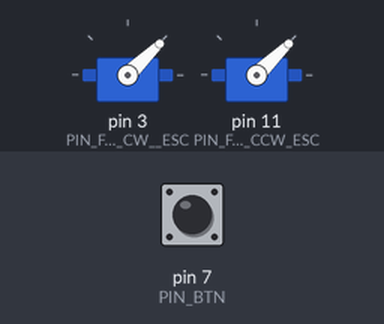
Simulated run of this sketch. Board: Arduino Uno, built with avr-gcc and run on an emulated ATmega328P. Parts: 2 × servo. Inputs (shaded band) come from the test bench; at power-on: pin 7 (PIN_BTN) HIGH.

Above: at 5.2 s.
5.3 s: pin 7 (PIN_BTN) pulled LOW for 0.15 s
At 5.5 s:
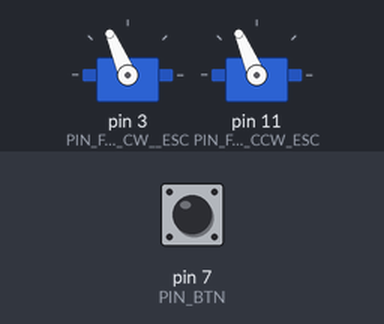
At 6.73 s:
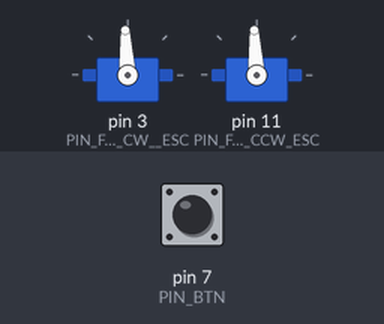
8.3 s: pin 7 (PIN_BTN) pulled LOW for 1 s
At 9.1 s:
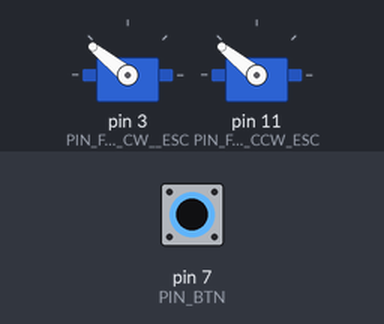
11.3 s: pin 7 (PIN_BTN) pulled LOW for 3.2 s
Timing chart, 0 to 22.0 s (numbered marks = the images above; inputs shaded):
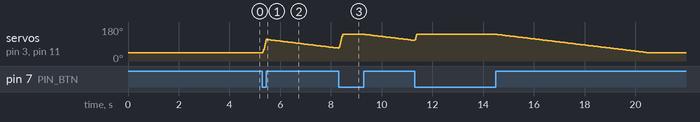

Measured:
- after the input at 5.3 s, servo on pin 3 (PIN_FW_CW__ESC), servo on pin 11 (PIN_FW_CCW_ESC): rises from 44° to 114° in 0.14 s, then falls to 68° in 2.8 s

The sketch:

Tungsten-V4.ino
```cpp
/********************************************************************************************************
* Arduino Control Brushless ESC
*
* Description
* program for controlling Brushless ESC for Nerf flywheel blasters
*
* modified 19 Feb 2019
* by TungstenEXE
*
* If you find my code useful, do support me by subscribing my YouTube Channel, thanks.
*
* My YouTube Channel Link - Nerf related
* https://www.youtube.com/Tungstenexe
*
* ESC used             - Hobbywing BLHeli_32_Dshot1200 XRotor-30A-Micro-2-5S-
* Brushless Motor used - Racerstar Racing Edition 2205 BR2205 3000KV 2-4S Brushless Motor
*                        For X210 X220 250 260 FPV Racer
********************************************************************************************************/
/////////////////////////////////////////////////////////////////////////////////////////////////////////
// Include the Bounce2 library found here :
// https://github.com/thomasfredericks/Bounce-Arduino-Wiring
/////////////////////////////////////////////////////////////////////////////////////////////////////////
#include <Bounce2.h>
#include <Servo.h>

#define PIN_FW_CW__ESC      3     // PIN to control ESC, normally the white wire from ESC
#define PIN_FW_CCW_ESC      11    // PIN to control ESC, normally the white wire from ESC
#define PIN_BTN             7     // PIN for button to Rev

#define PIN_PMETER          A0    // PIN Potentiometer

/*///////////////////////////////////////////////////////////////////////////////////////////////////////
 * The following are the setting for the ESC used, for other ESC, just chnage setting according to
 * ESC Spec
 *///////////////////////////////////////////////////////////////////////////////////////////////////////
#define THROTTLE_MIN        1500
#define THROTTLE_MAX        2000
#define THROTTLE_BAKE       1000
// End of ESC setting ///////////////////////////////////////////////////////////////////////////////////

int     throttle        = THROTTLE_BAKE;                        // default throttle
int     throttleUpInc   = (THROTTLE_MAX - THROTTLE_BAKE) / 25;  // the increament
int     throttleDownInc = (THROTTLE_MAX - THROTTLE_BAKE) / 500; // the increament
int     throttleSetted  = THROTTLE_BAKE;

unsigned long delayIntervaltime;
unsigned long delayIntervalRevUp   = 8;   // in millis
unsigned long delayIntervalRevDown = 12;  // in millis

Servo   fw_cw__ESC;                                          // to control ESC
Servo   fw_ccw_ESC;                                          // to control ESC

Bounce  btnRev          = Bounce();                          // to track rev button

boolean isRevUp         = false;
boolean isRevDown       = false;
boolean potentiometerOn = false;

void setup() {

  pinMode(PIN_BTN, INPUT_PULLUP);   // Using Internal PULLUP resistor
  btnRev.attach(PIN_BTN);
  btnRev.interval(5);

  fw_cw__ESC.attach(PIN_FW_CW__ESC);
  fw_ccw_ESC.attach(PIN_FW_CCW_ESC);

  fw_cw__ESC.writeMicroseconds(THROTTLE_BAKE);
  fw_ccw_ESC.writeMicroseconds(THROTTLE_BAKE);
  delay(4000);
}

void loop() {
  btnRev.update();                  // update the button status

  if (btnRev.fell()) {              // button pressed
    throttleSetted = (potentiometerOn) ? map(analogRead(PIN_PMETER), 0, 1023, THROTTLE_MIN, THROTTLE_MAX) : THROTTLE_MAX;
    isRevUp   = true;
    isRevDown = false;
    delayIntervaltime = millis();
  } else if (btnRev.rose()) {       // button released
    throttleSetted = THROTTLE_BAKE;
    isRevUp   = false;
    isRevDown = true;
    delayIntervaltime = millis();
  }

  if (isRevUp) {
    handleRevUp();
  } else if (isRevDown) {
    handleRevDown();
  }

}

void handleRevUp() {
  unsigned long durPassed = millis() - delayIntervaltime;

  if (durPassed >= delayIntervalRevUp) {
    throttle += throttleUpInc;
    if (throttle >= throttleSetted) {
      throttle = throttleSetted;
      isRevUp = false;
    }
    fw_cw__ESC.writeMicroseconds(throttle);
    fw_ccw_ESC.writeMicroseconds(throttle);
    delayIntervaltime = millis();
  }
}

void handleRevDown() {
  unsigned long durPassed = millis() - delayIntervaltime;

  if (durPassed >= delayIntervalRevDown) {
    throttle -= throttleDownInc;
    if (throttle <= throttleSetted) {
      throttle = throttleSetted;
      isRevDown = false;
    }
    fw_cw__ESC.writeMicroseconds(throttle);
    fw_ccw_ESC.writeMicroseconds(throttle);
    delayIntervaltime = millis();
  }
}
```
